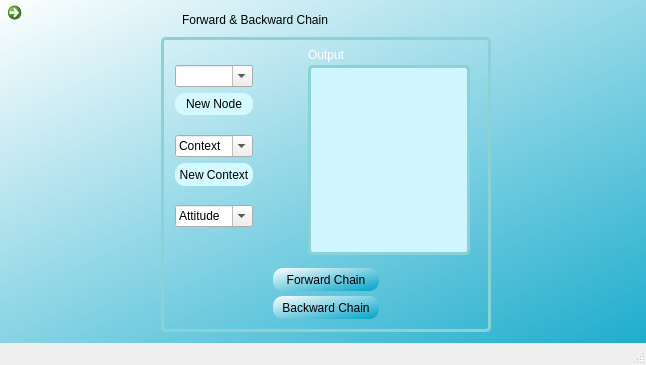
<?xml version="1.0" encoding="UTF-8"?>
<ui version="4.0">
 <class>MainWindow</class>
 <widget class="QMainWindow" name="MainWindow">
  <property name="geometry">
   <rect>
    <x>0</x>
    <y>0</y>
    <width>646</width>
    <height>365</height>
   </rect>
  </property>
  <property name="windowTitle">
   <string>MainWindow</string>
  </property>
  <widget class="QWidget" name="centralwidget">
   <widget class="QWidget" name="widget" native="true">
    <property name="geometry">
     <rect>
      <x>0</x>
      <y>-5</y>
      <width>785</width>
      <height>372</height>
     </rect>
    </property>
    <property name="styleSheet">
     <string notr="true">QWidget#widget
{background-color: qlineargradient(spread:pad, x1:0.994318, y1:1, x2:0, y2:0, stop:0 rgba(0, 162, 198, 255), stop:1 rgba(255, 255, 255, 255));}</string>
    </property>
    <widget class="QLabel" name="label_2">
     <property name="geometry">
      <rect>
       <x>182</x>
       <y>0</y>
       <width>260</width>
       <height>50</height>
      </rect>
     </property>
     <property name="styleSheet">
      <string notr="true">QLabel#label_2{ font: 16pt &quot;NSimSun&quot;;
color: rgb(0,0,0);}</string>
     </property>
     <property name="text">
      <string>Forward &amp; Backward Chain</string>
     </property>
    </widget>
    <widget class="QWidget" name="widget2" native="true">
     <property name="geometry">
      <rect>
       <x>161</x>
       <y>42</y>
       <width>330</width>
       <height>295</height>
      </rect>
     </property>
     <property name="styleSheet">
      <string notr="true">QWidget#widget2{
	background-image: url(:/k/datascience.jpg);
	


border-radius:5px;
border: 3px solid #8ad2d5;}</string>
     </property>
     <widget class="QComboBox" name="nodes">
      <property name="geometry">
       <rect>
        <x>14</x>
        <y>28</y>
        <width>78</width>
        <height>22</height>
       </rect>
      </property>
      <property name="editable">
       <bool>true</bool>
      </property>
      <property name="currentText">
       <string>Node</string>
      </property>
      <property name="currentIndex">
       <number>-1</number>
      </property>
      <item>
       <property name="text">
        <string>n1</string>
       </property>
      </item>
      <item>
       <property name="text">
        <string>n2</string>
       </property>
      </item>
     </widget>
     <widget class="QPushButton" name="newnode">
      <property name="geometry">
       <rect>
        <x>14</x>
        <y>56</y>
        <width>78</width>
        <height>22</height>
       </rect>
      </property>
      <property name="styleSheet">
       <string notr="true">QPushButton#newnode{

border-radius: 10px;

background-color: rgb(212, 250, 255);
color: rgb(0,0,0);


}
QPushButton#newnode:hover{
	
color: rgb(255, 255, 255);


	background-color: rgb(0, 123, 148);

}</string>
      </property>
      <property name="text">
       <string>New Node</string>
      </property>
     </widget>
     <widget class="QComboBox" name="context">
      <property name="geometry">
       <rect>
        <x>14</x>
        <y>98</y>
        <width>78</width>
        <height>22</height>
       </rect>
      </property>
      <property name="editable">
       <bool>true</bool>
      </property>
      <property name="currentText">
       <string>Context</string>
      </property>
     </widget>
     <widget class="QPushButton" name="newcontext">
      <property name="geometry">
       <rect>
        <x>14</x>
        <y>126</y>
        <width>78</width>
        <height>23</height>
       </rect>
      </property>
      <property name="styleSheet">
       <string notr="true">QPushButton#newcontext{

border-radius: 10px;

background-color: rgb(212, 250, 255);
color: rgb(0,0,0);


}
QPushButton#newcontext:hover{
	
color: rgb(255, 255, 255);


	background-color: rgb(0, 123, 148);

}</string>
      </property>
      <property name="text">
       <string>New Context</string>
      </property>
     </widget>
     <widget class="QComboBox" name="attitude">
      <property name="geometry">
       <rect>
        <x>14</x>
        <y>168</y>
        <width>78</width>
        <height>22</height>
       </rect>
      </property>
      <property name="editable">
       <bool>true</bool>
      </property>
      <property name="currentText">
       <string>Attitude</string>
      </property>
     </widget>
     <widget class="QPushButton" name="bchain">
      <property name="geometry">
       <rect>
        <x>112</x>
        <y>259</y>
        <width>106</width>
        <height>23</height>
       </rect>
      </property>
      <property name="styleSheet">
       <string notr="true">QPushButton#bchain{
border-radius: 10px;
background-color: qlineargradient(spread:pad, x1:0.994318, y1:1, x2:0, y2:0, stop:0 rgba(0, 162, 198, 255), stop:1 rgba(255, 255, 255, 255));}

QPushButton#bchain:hover{
	background-color: rgb(228, 250, 255);
}
</string>
      </property>
      <property name="text">
       <string>Backward Chain</string>
      </property>
     </widget>
     <widget class="QListWidget" name="derived">
      <property name="geometry">
       <rect>
        <x>147</x>
        <y>28</y>
        <width>162</width>
        <height>190</height>
       </rect>
      </property>
      <property name="styleSheet">
       <string notr="true">QListWidget#derived{
	background-color: rgb(207, 245, 255);
border-radius:5px;
border: 3px solid #8ad2d5;

	

}</string>
      </property>
     </widget>
     <widget class="QLabel" name="label_3">
      <property name="geometry">
       <rect>
        <x>147</x>
        <y>-7</y>
        <width>155</width>
        <height>50</height>
       </rect>
      </property>
      <property name="styleSheet">
       <string notr="true">QLabel#label_3{
color: rgb(255,255,255);}</string>
      </property>
      <property name="text">
       <string>Output</string>
      </property>
     </widget>
     <widget class="QPushButton" name="fchain">
      <property name="geometry">
       <rect>
        <x>112</x>
        <y>231</y>
        <width>106</width>
        <height>23</height>
       </rect>
      </property>
      <property name="styleSheet">
       <string notr="true">QPushButton#fchain{
border-radius: 10px;
background-color: qlineargradient(spread:pad, x1:0.994318, y1:1, x2:0, y2:0, stop:0 rgba(0, 162, 198, 255), stop:1 rgba(255, 255, 255, 255));}

QPushButton#fchain:hover{
	background-color: rgb(228, 250, 255);
}
</string>
      </property>
      <property name="text">
       <string>Forward Chain</string>
      </property>
     </widget>
    </widget>
    <widget class="QCommandLinkButton" name="home">
     <property name="geometry">
      <rect>
       <x>0</x>
       <y>0</y>
       <width>36</width>
       <height>41</height>
      </rect>
     </property>
     <property name="text">
      <string/>
     </property>
     <property name="icon">
      <iconset resource="tes.qrc">
       <normaloff>:/ok/home.png</normaloff>:/ok/home.png</iconset>
     </property>
    </widget>
   </widget>
  </widget>
  <widget class="QStatusBar" name="statusbar"/>
 </widget>
 <resources>
  <include location="ok.qrc"/>
  <include location="tes.qrc"/>
 </resources>
 <connections/>
</ui>
